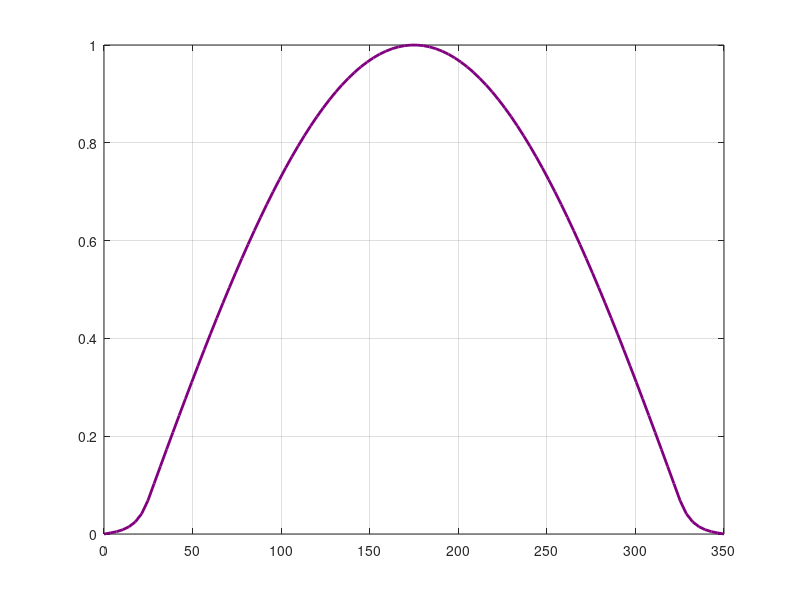

The MATLAB source for this figure: (Note: this script raises an error after producing the figure.)
%% Analytical Solution: Heterogeneous 1D Slab Reactor (One Energy Group)
% Translation from Python for Nuclear Engineering Internship
clear; clc; close all;

% ==========================================
% 1. Define Material Properties & Dimensions
% ==========================================
N = 100;           % Number of points for plotting
% Core properties
Dc = 1.0;           % Diffusion coefficient in core (cm)
Sigma_ac = 0.05;    % Absorption cross-section in core (cm^-1)
nu_Sigma_f = 0.06;  % Production cross-section in core (cm^-1)

% Reflector properties
Dr = 1.0;           % Diffusion coefficient in reflector (cm)
Sigma_ar = 0.02;    % Absorption cross-section in reflector (cm^-1)

% Dimensions
a = 150.0;          % Core half-width (cm)
b = 25.0;           % Reflector thickness (cm)

% ==========================================
% 2. Reflector Parameters
% ==========================================
% Inverse diffusion length in the reflector
kappa_r = sqrt(Sigma_ar / Dr);

% ==========================================
% 3. Solve Criticality Condition for k_eff
% ==========================================
% Initial guess using Bare Reactor
d = 2.13 * Dc;      % Extrapolation distance
a_ext = a + d;
Bg_bare = pi / (2 * a_ext);
k_bare = nu_Sigma_f / (Dc * Bg_bare^2 + Sigma_ac);

k_inf = nu_Sigma_f / Sigma_ac;

fprintf('Initial guess (Bare k_eff): %.5f\n', k_bare);

% Define the transcendental equation as an anonymous function
% We want to find k such that f(k) = 0
criticality_eq = @(k) (Dc * sqrt((nu_Sigma_f/k - Sigma_ac)/Dc) * ...
                tan(sqrt((nu_Sigma_f/k - Sigma_ac)/Dc) * a)) - ...
                (Dr * kappa_r * (1 / tanh(kappa_r * b)));

% Use fzero (MATLAB's equivalent to fsolve for scalar equations)
options = optimset('Display','off');
k_eff = fzero(criticality_eq, [k_bare, k_inf - 1e-5], options);

fprintf('--- Reactor Parameters ---\n');
fprintf('Fixed core half-width (a) : %.2f cm\n', a);
fprintf('Fixed reflector width (b) : %.2f cm\n', b);
fprintf('Calculated k_eff          : %.7f\n\n', k_eff);

% ==========================================
% 4. Calculate Final Buckling and Flux Constants
% ==========================================
Bc = sqrt((nu_Sigma_f / k_eff - Sigma_ac) / Dc);

% Flux normalization
A = 1.0; % Arbitrary flux at center (x=0)
% Continuity at x = a: A*cos(Bc*a) = C*sinh(kappa_r*(a+b-a)) -> C*sinh(kappa_r*b)
C = A * cos(Bc * a) / sinh(kappa_r * b);

% ==========================================
% 5. Generate Flux Vector
% ==========================================
% Define x from -(a+b) to (a+b)
x_plot = linspace(-(a + b), a + b, N);
phi = zeros(size(x_plot));

for i = 1:N
    abs_x = abs(x_plot(i));
    if abs_x <= a
        phi(i) = A * cos(Bc * abs_x);
    else
        % Flux in reflector: sinh(kappa_r * (distance to vacuum boundary))
        phi(i) = C * sinh(kappa_r * (a + b - abs_x));
    end
end

disp(phi)

% Shift x so it starts at 0 (Total width L = 2a + 2b)
x_shifted = x_plot + (a + b);

% ==========================================
% 6. Plotting
% ==========================================
figure('Color', 'w');
plot(x_shifted, phi, 'Color', [0.5 0 0.5], 'LineWidth', 2);
hold on; grid on;

% Interface lines
xline(b, '--', 'HandleVisibility', 'on', 'Label', 'Interface');
xline(2*a + b, '--', 'HandleVisibility', 'off');

title('Analytical Neutron Flux in a Reflected Slab Reactor');
xlabel('Position x (cm)');
ylabel('Normalized Flux \phi(x)');
legend('Neutron Flux', 'Core-Reflector Interface');
